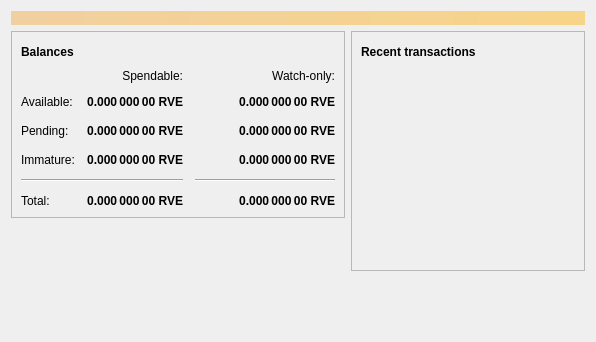
<?xml version="1.0" encoding="UTF-8"?>
<ui version="4.0">
 <class>OverviewPage</class>
 <widget class="QWidget" name="OverviewPage">
  <property name="geometry">
   <rect>
    <x>0</x>
    <y>0</y>
    <width>596</width>
    <height>342</height>
   </rect>
  </property>
  <property name="windowTitle">
   <string>Form</string>
  </property>
  <layout class="QVBoxLayout" name="topLayout">
   <item>
    <widget class="QLabel" name="labelAlerts">
     <property name="visible">
      <bool>false</bool>
     </property>
     <property name="styleSheet">
      <string notr="true">QLabel { background-color: qlineargradient(x1: 0, y1: 0, x2: 1, y2: 0, stop:0 #F0D0A0, stop:1 #F8D488); color:#000000; }</string>
     </property>
     <property name="wordWrap">
      <bool>true</bool>
     </property>
     <property name="margin">
      <number>3</number>
     </property>
     <property name="textInteractionFlags">
      <set>Qt::TextSelectableByMouse</set>
     </property>
    </widget>
   </item>
   <item>
    <layout class="QHBoxLayout" name="horizontalLayout" stretch="1,1">
     <item>
      <layout class="QVBoxLayout" name="verticalLayout_2">
       <item>
        <widget class="QFrame" name="frame">
         <property name="frameShape">
          <enum>QFrame::StyledPanel</enum>
         </property>
         <property name="frameShadow">
          <enum>QFrame::Raised</enum>
         </property>
         <layout class="QVBoxLayout" name="verticalLayout_4">
          <item>
           <layout class="QHBoxLayout" name="horizontalLayout_4">
            <item>
             <widget class="QLabel" name="label_5">
              <property name="font">
               <font>
                <weight>75</weight>
                <bold>true</bold>
               </font>
              </property>
              <property name="text">
               <string>Balances</string>
              </property>
             </widget>
            </item>
            <item>
             <widget class="QPushButton" name="labelWalletStatus">
              <property name="enabled">
               <bool>true</bool>
              </property>
              <property name="maximumSize">
               <size>
                <width>30</width>
                <height>16777215</height>
               </size>
              </property>
              <property name="toolTip">
               <string>The displayed information may be out of date. Your wallet automatically synchronizes with the Ravecoin network after a connection is established, but this process has not completed yet.</string>
              </property>
              <property name="text">
               <string/>
              </property>
              <property name="icon">
               <iconset resource="../bitcoin.qrc">
                <normaloff>:/icons/warning</normaloff>
                <disabledoff>:/icons/warning</disabledoff>:/icons/warning</iconset>
              </property>
              <property name="iconSize">
               <size>
                <width>24</width>
                <height>24</height>
               </size>
              </property>
              <property name="flat">
               <bool>true</bool>
              </property>
             </widget>
            </item>
            <item>
             <spacer name="horizontalSpacer_3">
              <property name="orientation">
               <enum>Qt::Horizontal</enum>
              </property>
              <property name="sizeHint" stdset="0">
               <size>
                <width>40</width>
                <height>20</height>
               </size>
              </property>
             </spacer>
            </item>
           </layout>
          </item>
          <item>
           <layout class="QGridLayout" name="gridLayout">
            <property name="spacing">
             <number>12</number>
            </property>
            <item row="2" column="2">
             <widget class="QLabel" name="labelWatchPending">
              <property name="font">
               <font>
                <weight>75</weight>
                <bold>true</bold>
               </font>
              </property>
              <property name="cursor">
               <cursorShape>IBeamCursor</cursorShape>
              </property>
              <property name="toolTip">
               <string>Unconfirmed transactions to watch-only addresses</string>
              </property>
              <property name="text">
               <string notr="true">0.000 000 00 RVE</string>
              </property>
              <property name="alignment">
               <set>Qt::AlignRight|Qt::AlignTrailing|Qt::AlignVCenter</set>
              </property>
              <property name="textInteractionFlags">
               <set>Qt::LinksAccessibleByMouse|Qt::TextSelectableByKeyboard|Qt::TextSelectableByMouse</set>
              </property>
             </widget>
            </item>
            <item row="2" column="1">
             <widget class="QLabel" name="labelUnconfirmed">
              <property name="font">
               <font>
                <weight>75</weight>
                <bold>true</bold>
               </font>
              </property>
              <property name="cursor">
               <cursorShape>IBeamCursor</cursorShape>
              </property>
              <property name="toolTip">
               <string>Total of transactions that have yet to be confirmed, and do not yet count toward the spendable balance</string>
              </property>
              <property name="text">
               <string notr="true">0.000 000 00 RVE</string>
              </property>
              <property name="alignment">
               <set>Qt::AlignRight|Qt::AlignTrailing|Qt::AlignVCenter</set>
              </property>
              <property name="textInteractionFlags">
               <set>Qt::LinksAccessibleByMouse|Qt::TextSelectableByKeyboard|Qt::TextSelectableByMouse</set>
              </property>
             </widget>
            </item>
            <item row="3" column="2">
             <widget class="QLabel" name="labelWatchImmature">
              <property name="font">
               <font>
                <weight>75</weight>
                <bold>true</bold>
               </font>
              </property>
              <property name="cursor">
               <cursorShape>IBeamCursor</cursorShape>
              </property>
              <property name="toolTip">
               <string>Mined balance in watch-only addresses that has not yet matured</string>
              </property>
              <property name="text">
               <string notr="true">0.000 000 00 RVE</string>
              </property>
              <property name="alignment">
               <set>Qt::AlignRight|Qt::AlignTrailing|Qt::AlignVCenter</set>
              </property>
              <property name="textInteractionFlags">
               <set>Qt::LinksAccessibleByMouse|Qt::TextSelectableByKeyboard|Qt::TextSelectableByMouse</set>
              </property>
             </widget>
            </item>
            <item row="4" column="0" colspan="2">
             <widget class="Line" name="line">
              <property name="orientation">
               <enum>Qt::Horizontal</enum>
              </property>
             </widget>
            </item>
            <item row="4" column="2">
             <widget class="Line" name="lineWatchBalance">
              <property name="sizePolicy">
               <sizepolicy hsizetype="Preferred" vsizetype="Fixed">
                <horstretch>0</horstretch>
                <verstretch>0</verstretch>
               </sizepolicy>
              </property>
              <property name="minimumSize">
               <size>
                <width>140</width>
                <height>0</height>
               </size>
              </property>
              <property name="orientation">
               <enum>Qt::Horizontal</enum>
              </property>
             </widget>
            </item>
            <item row="5" column="0">
             <widget class="QLabel" name="labelTotalText">
              <property name="text">
               <string>Total:</string>
              </property>
             </widget>
            </item>
            <item row="3" column="1">
             <widget class="QLabel" name="labelImmature">
              <property name="font">
               <font>
                <weight>75</weight>
                <bold>true</bold>
               </font>
              </property>
              <property name="cursor">
               <cursorShape>IBeamCursor</cursorShape>
              </property>
              <property name="toolTip">
               <string>Mined balance that has not yet matured</string>
              </property>
              <property name="text">
               <string notr="true">0.000 000 00 RVE</string>
              </property>
              <property name="alignment">
               <set>Qt::AlignRight|Qt::AlignTrailing|Qt::AlignVCenter</set>
              </property>
              <property name="textInteractionFlags">
               <set>Qt::LinksAccessibleByMouse|Qt::TextSelectableByKeyboard|Qt::TextSelectableByMouse</set>
              </property>
             </widget>
            </item>
            <item row="2" column="3">
             <spacer name="horizontalSpacer_2">
              <property name="orientation">
               <enum>Qt::Horizontal</enum>
              </property>
              <property name="sizeHint" stdset="0">
               <size>
                <width>40</width>
                <height>20</height>
               </size>
              </property>
             </spacer>
            </item>
            <item row="3" column="0">
             <widget class="QLabel" name="labelImmatureText">
              <property name="text">
               <string>Immature:</string>
              </property>
             </widget>
            </item>
            <item row="5" column="1">
             <widget class="QLabel" name="labelTotal">
              <property name="font">
               <font>
                <weight>75</weight>
                <bold>true</bold>
               </font>
              </property>
              <property name="cursor">
               <cursorShape>IBeamCursor</cursorShape>
              </property>
              <property name="toolTip">
               <string>Your current total balance</string>
              </property>
              <property name="text">
               <string notr="true">0.000 000 00 RVE</string>
              </property>
              <property name="alignment">
               <set>Qt::AlignRight|Qt::AlignTrailing|Qt::AlignVCenter</set>
              </property>
              <property name="textInteractionFlags">
               <set>Qt::LinksAccessibleByMouse|Qt::TextSelectableByKeyboard|Qt::TextSelectableByMouse</set>
              </property>
             </widget>
            </item>
            <item row="5" column="2">
             <widget class="QLabel" name="labelWatchTotal">
              <property name="font">
               <font>
                <weight>75</weight>
                <bold>true</bold>
               </font>
              </property>
              <property name="cursor">
               <cursorShape>IBeamCursor</cursorShape>
              </property>
              <property name="toolTip">
               <string>Current total balance in watch-only addresses</string>
              </property>
              <property name="text">
               <string notr="true">0.000 000 00 RVE</string>
              </property>
              <property name="alignment">
               <set>Qt::AlignRight|Qt::AlignTrailing|Qt::AlignVCenter</set>
              </property>
              <property name="textInteractionFlags">
               <set>Qt::LinksAccessibleByMouse|Qt::TextSelectableByKeyboard|Qt::TextSelectableByMouse</set>
              </property>
             </widget>
            </item>
            <item row="0" column="2">
             <widget class="QLabel" name="labelWatchonly">
              <property name="text">
               <string>Watch-only:</string>
              </property>
              <property name="alignment">
               <set>Qt::AlignRight|Qt::AlignTrailing|Qt::AlignVCenter</set>
              </property>
             </widget>
            </item>
            <item row="1" column="0">
             <widget class="QLabel" name="labelBalanceText">
              <property name="text">
               <string>Available:</string>
              </property>
             </widget>
            </item>
            <item row="1" column="1">
             <widget class="QLabel" name="labelBalance">
              <property name="font">
               <font>
                <weight>75</weight>
                <bold>true</bold>
               </font>
              </property>
              <property name="cursor">
               <cursorShape>IBeamCursor</cursorShape>
              </property>
              <property name="toolTip">
               <string>Your current spendable balance</string>
              </property>
              <property name="text">
               <string notr="true">0.000 000 00 RVE</string>
              </property>
              <property name="alignment">
               <set>Qt::AlignRight|Qt::AlignTrailing|Qt::AlignVCenter</set>
              </property>
              <property name="textInteractionFlags">
               <set>Qt::LinksAccessibleByMouse|Qt::TextSelectableByKeyboard|Qt::TextSelectableByMouse</set>
              </property>
             </widget>
            </item>
            <item row="1" column="2">
             <widget class="QLabel" name="labelWatchAvailable">
              <property name="font">
               <font>
                <weight>75</weight>
                <bold>true</bold>
               </font>
              </property>
              <property name="cursor">
               <cursorShape>IBeamCursor</cursorShape>
              </property>
              <property name="toolTip">
               <string>Your current balance in watch-only addresses</string>
              </property>
              <property name="text">
               <string notr="true">0.000 000 00 RVE</string>
              </property>
              <property name="alignment">
               <set>Qt::AlignRight|Qt::AlignTrailing|Qt::AlignVCenter</set>
              </property>
              <property name="textInteractionFlags">
               <set>Qt::LinksAccessibleByMouse|Qt::TextSelectableByKeyboard|Qt::TextSelectableByMouse</set>
              </property>
             </widget>
            </item>
            <item row="2" column="0">
             <widget class="QLabel" name="labelPendingText">
              <property name="text">
               <string>Pending:</string>
              </property>
             </widget>
            </item>
            <item row="0" column="1">
             <widget class="QLabel" name="labelSpendable">
              <property name="text">
               <string>Spendable:</string>
              </property>
              <property name="alignment">
               <set>Qt::AlignRight|Qt::AlignTrailing|Qt::AlignVCenter</set>
              </property>
             </widget>
            </item>
           </layout>
          </item>
         </layout>
        </widget>
       </item>
       <item>
        <spacer name="verticalSpacer">
         <property name="orientation">
          <enum>Qt::Vertical</enum>
         </property>
         <property name="sizeHint" stdset="0">
          <size>
           <width>20</width>
           <height>40</height>
          </size>
         </property>
        </spacer>
       </item>
      </layout>
     </item>
     <item>
      <layout class="QVBoxLayout" name="verticalLayout_3">
       <item>
        <widget class="QFrame" name="frame_2">
         <property name="frameShape">
          <enum>QFrame::StyledPanel</enum>
         </property>
         <property name="frameShadow">
          <enum>QFrame::Raised</enum>
         </property>
         <layout class="QVBoxLayout" name="verticalLayout">
          <item>
           <layout class="QHBoxLayout" name="horizontalLayout_2">
            <item>
             <widget class="QLabel" name="label_4">
              <property name="font">
               <font>
                <weight>75</weight>
                <bold>true</bold>
               </font>
              </property>
              <property name="text">
               <string>Recent transactions</string>
              </property>
             </widget>
            </item>
            <item>
             <widget class="QPushButton" name="labelTransactionsStatus">
              <property name="enabled">
               <bool>true</bool>
              </property>
              <property name="maximumSize">
               <size>
                <width>30</width>
                <height>16777215</height>
               </size>
              </property>
              <property name="toolTip">
               <string>The displayed information may be out of date. Your wallet automatically synchronizes with the Ravecoin network after a connection is established, but this process has not completed yet.</string>
              </property>
              <property name="text">
               <string/>
              </property>
              <property name="icon">
               <iconset resource="../bitcoin.qrc">
                <normaloff>:/icons/warning</normaloff>
                <disabledoff>:/icons/warning</disabledoff>:/icons/warning</iconset>
              </property>
              <property name="iconSize">
               <size>
                <width>24</width>
                <height>24</height>
               </size>
              </property>
              <property name="flat">
               <bool>true</bool>
              </property>
             </widget>
            </item>
            <item>
             <spacer name="horizontalSpacer">
              <property name="orientation">
               <enum>Qt::Horizontal</enum>
              </property>
              <property name="sizeHint" stdset="0">
               <size>
                <width>40</width>
                <height>20</height>
               </size>
              </property>
             </spacer>
            </item>
           </layout>
          </item>
          <item>
           <widget class="QListView" name="listTransactions">
            <property name="styleSheet">
             <string notr="true">QListView { background: transparent; }</string>
            </property>
            <property name="frameShape">
             <enum>QFrame::NoFrame</enum>
            </property>
            <property name="verticalScrollBarPolicy">
             <enum>Qt::ScrollBarAlwaysOff</enum>
            </property>
            <property name="horizontalScrollBarPolicy">
             <enum>Qt::ScrollBarAlwaysOff</enum>
            </property>
            <property name="selectionMode">
             <enum>QAbstractItemView::NoSelection</enum>
            </property>
           </widget>
          </item>
         </layout>
        </widget>
       </item>
       <item>
        <spacer name="verticalSpacer_2">
         <property name="orientation">
          <enum>Qt::Vertical</enum>
         </property>
         <property name="sizeHint" stdset="0">
          <size>
           <width>20</width>
           <height>40</height>
          </size>
         </property>
        </spacer>
       </item>
      </layout>
     </item>
    </layout>
   </item>
  </layout>
 </widget>
 <resources/>
 <connections/>
</ui>
